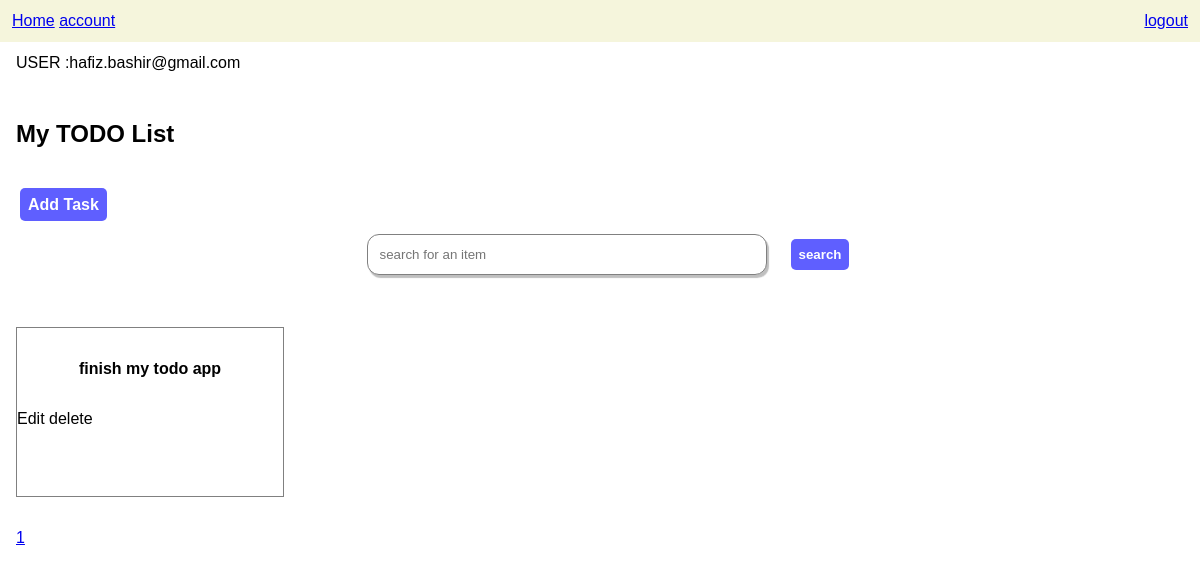
The page / (signed in) on the database as committed earlier.
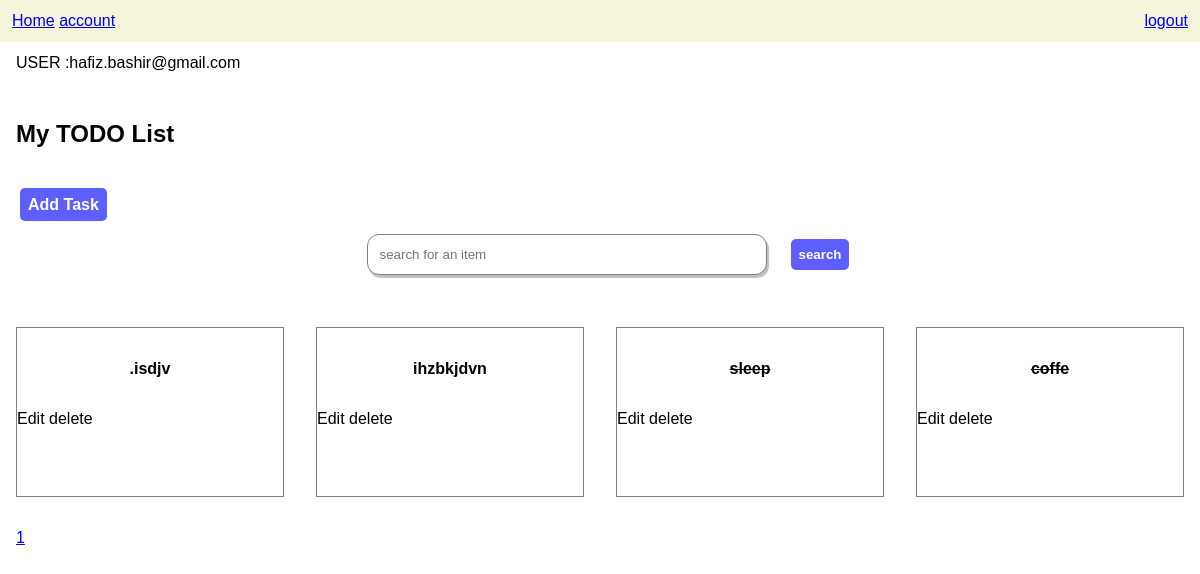
The same page on the database as committed later.
### base/models.py (models this page shows, shortened)
class User(AbstractUser):
    id=models.UUIDField(default=uuid.uuid4,unique=True,primary_key=True,editable=False)
    name=models.CharField(max_length=100)
    email= models.EmailField(unique=True,null=True)
    avatar= models.ImageField(default="profile.png")
    USERNAME_FIELD= 'email'
    REQUIRED_FIELDS=['username']

class Task(models.Model):
    id=models.UUIDField(default=uuid.uuid4,unique=True,primary_key=True,editable=False)
    user= models.ForeignKey(User,on_delete=models.CASCADE,null=True, blank=True)
    name=models.CharField(max_length=100)
    description=models.TextField(null=True,blank=True)
    completed=models.BooleanField(default=False)
    created= models.DateTimeField(auto_now_add=True)
    class Meta:
        ordering= ['completed']

### base/views.py (the view)
# urls.py: path('', views.index,name="index"),
@login_required(login_url='login')
def index(request):
    user=request.user
    tasks=Task.objects.filter(user=user)
    p = Paginator(tasks, 5)
    page_number = request.GET.get('page')
    try:
        page_obj = p.get_page(page_number)  # returns the desired page object
    except PageNotAnInteger:
        page_obj = p.page(1)
    except EmptyPage:
        page_obj = p.page(p.num_pages)
    pages_list=[i for i in range(1,p.num_pages+1)]
    context={'tasks':tasks, "page_obj":page_obj , "pages_list": pages_list}
    return render(request,"index.html",context)

### templates/index.html
{% extends 'super.html'%} {%block content%} {%if request.user.is_authenticated%}
<p>USER :{{request.user}}</p>
{%endif%}
<h2 class="section">My TODO List</h2>
<a class="btn-primary" href="{% url 'create_task'%}">Add Task</a>
<form class="search" method="GET" action="{% url 'searchposts' %}">
  <input
    class="search-form"
    type="text"
    name="q"
    placeholder="search for an item"
  />
  <input class="btn-primary" type="submit" value="search" name="submit" />
</form>
<div class="todo-list--container section">
  {% for task in page_obj%}
  <div class="single-task ">
    <a href="{%url 'details' task.id%}">
      <div>
        <h4 class="section {% if task.completed %} completed {%endif%}">{{task.name}}</h4>
        <a href="{%url 'update_task' task.id%}">Edit</a>
        <a href="{%url 'delete_task' task.id%}">delete</a>
      </div>
    </a>
  </div>
  {%endfor%}
</div>
<div class="pages_list">
  {%for i in pages_list%}
  <a href="?page={{i}}">{{i}}</a>
  {%endfor%}
</div>
{%endblock content%}

### templates/super.html (shortened to what this page needs)
<!DOCTYPE html>
<html lang="en">
<head>
    <link rel="stylesheet" href="../static/css/main.css">
</head>
<body>
    {%load static%}
    {%include 'nav.html'%}
    <div class="main--container">
    {%block content%}
    {%endblock content%}
    </div>
</body>
</html>

### templates/nav.html
{%block content%}
<div class="nav--container">
    <div>
  <a href="{%url 'index'%}">Home</a>
  <a href="{% url 'account-page'%}">account</a>
</div>
  <div class="log">
    {%if request.user.is_authenticated%}
    <a href="{%url 'logout'%}">logout</a>
    {%else%}
    <a href="{%url 'login'%}">login</a>
    {%endif%}
  </div>
</div>
{%endblock content%}

### static/css/main.css (style rules this page uses)
* { margin:0; box-sizing: border-box; font-family: Arial, Helvetica, sans-serif; }
.nav--container { display: flex; justify-content: space-between; background-color: beige; padding: 12px; margin-bottom: 12px; }
.section { margin: 2em 0; }
.search-form { padding: 12px; width: 400px; border-radius: 12px; border: 1px solid gray; box-shadow: 2px 3px 1px rgba(0,0,0,0.25); margin: 20px; }
.btn-primary { padding: 8px; margin: 4px; background-color: rgb(95, 95, 255); border-radius: 5px; color: white; font-weight: bold; text-decoration: none; border: none; cursor: pointer; transition: background-color 0.5s; }
.main--container { margin: 0 auto; max-width: 1200px; padding: 0 1em; }
.todo-list--container { display: grid; grid-template-columns: 1fr 1fr 1fr 1fr; gap: 2em; }
.single-task { height: 170px; border: 1px solid gray; }
.single-task a { text-decoration: none; color: black; text-align: center; }
.search { display: flex; align-items: center; justify-content: center; }
.completed { text-decoration: line-through; }

Rows that differ between the two databases and show on the page:
removed Task: name "finish my todo app"
added Task: name ".isdjv"
added Task: name "ihzbkjdvn"
added Task: name "sleep", completed True (drawn)
added Task: name "coffe", completed True (drawn)
